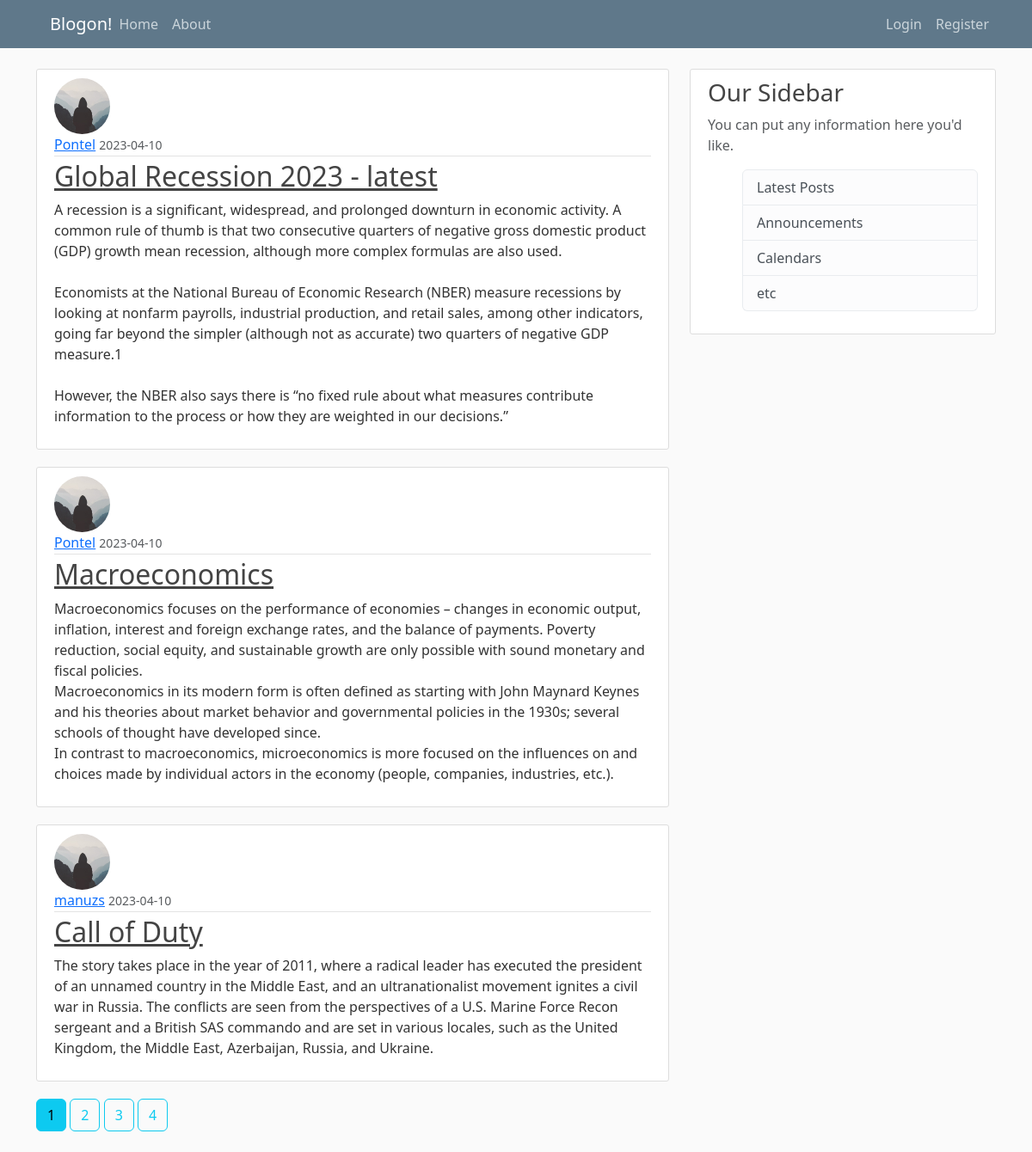
The page /home on the database its author committed.
### flaskblog/models.py (models this page shows, shortened)
class Post(db.Model):
    id = db.Column(db.Integer, primary_key = True)
    title = db.Column(db.String(100), nullable = False)
    date_posted = db.Column(db.DateTime, nullable = False, default = datetime.utcnow)
    content = db.Column(db.Text, nullable = False)
    user_id = db.Column(db.Integer, db.ForeignKey('user.id'), nullable = False)

class User(db.Model, UserMixin):
    id = db.Column(db.Integer, primary_key = True)
    username = db.Column(db.String(20), unique =True, nullable = False)
    email = db.Column(db.String(120), unique =True, nullable = False)
    image_file = db.Column(db.String(20), default = 'default.jpg')
    password = db.Column(db.String(60), nullable = False)
    posts = db.relationship('Post', backref = 'author', lazy = True)

### flaskblog/main/routes.py (the view)
@main.route("/")
@main.route("/home")
def home():
    page = request.args.get('page', 1, type=int)
    posts = Post.query.order_by(Post.date_posted.desc()).paginate(page = page, per_page = 3)
    return render_template('home.html', posts = posts)

### flaskblog/templates/home.html
{% extends "layout.html" %}
{% block content %}
    {% for post in posts.items %}
      <article class="media content-section">
        <img class="rounded-circle article-img" src="{{ url_for('static', filename = 'profile_pics/' + post.author.image_file) }}">
        <div class="media-body">
          <div class="article-metadata">
            <a class="mr-2" href="{{url_for('users.user_posts',username = post.author.username)}}">{{ post.author.username }}</a>
            <small class="text-muted">{{ post.date_posted.strftime('%Y-%m-%d')}}</small>
          </div>
          <h2><a class="article-title" href="{{url_for('posts.post', post_id = post.id)}}">{{ post.title }}</a></h2>
          <p class="article-content">{{ post.content }}</p>
        </div>
      </article>
    {% endfor %}
    {% for page_num in posts.iter_pages(left_edge=1, right_edge=1, left_current=1, right_current=2) %}
      {% if page_num %}
        {% if posts.page == page_num %}
          <a class="btn btn-info mb-4" href="{{url_for('main.home', page = page_num)}}"> {{page_num}} </a>
        {% else %}
        <a class="btn btn-outline-info mb-4" href="{{url_for('main.home', page = page_num)}}"> {{page_num}} </a>
        {% endif %}
      {% else %}
        ...
      {% endif %}
    {% endfor %}
{% endblock content %}

### flaskblog/static/main.css (style rules this page uses)
body { background: #fafafa; color: #333333; margin-top: 5rem; }
h1, h2, h3, h4, h5, h6 { color: #444444; }
.content-section { background: #ffffff; padding: 10px 20px; border: 1px solid #dddddd; border-radius: 3px; margin-bottom: 20px; }
.article-title { color: #444444; }
.article-content { white-space: pre-line; }
.article-img { height: 65px; width: 65px; margin-right: 16px; }
.article-metadata { padding-bottom: 1px; margin-bottom: 4px; border-bottom: 1px solid #e3e3e3 }

### rows shown on the page
Post: image_file (placeholder picture), author.username "Pontel", date_posted "2023-04-10", title "Global Recession 2023 - latest", content "A recession is a significant, widespread, and prolonged downturn in economic activity. A common rule of thumb is that two consecutive quarters of negative gross domestic product (GDP) growth mean recession, although more complex formulas are also used. Economists at the National Bureau of Economic Research (NBER) measure recessions by looking at nonfarm payrolls, industrial production, and retail sales, among other indicators, going far beyond the simpler (although not as accurate) two quarters of negative GDP measure.1 However, the NBER also says there is “no fixed rule about what measures contribute information to the process or how they are weighted in our decisions.”"
Post: image_file (placeholder picture), author.username "Pontel", date_posted "2023-04-10", title "Macroeconomics", content "Macroeconomics focuses on the performance of economies – changes in economic output, inflation, interest and foreign exchange rates, and the balance of payments. Poverty reduction, social equity, and sustainable growth are only possible with sound monetary and fiscal policies. Macroeconomics in its modern form is often defined as starting with John Maynard Keynes and his theories about market behavior and governmental policies in the 1930s; several schools of thought have developed since. In contrast to macroeconomics, microeconomics is more focused on the influences on and choices made by individual actors in the economy (people, companies, industries, etc.)."
Post: image_file (placeholder picture), author.username "manuzs", date_posted "2023-04-10", title "Call of Duty", content "The story takes place in the year of 2011, where a radical leader has executed the president of an unnamed country in the Middle East, and an ultranationalist movement ignites a civil war in Russia. The conflicts are seen from the perspectives of a U.S. Marine Force Recon sergeant and a British SAS commando and are set in various locales, such as the United Kingdom, the Middle East, Azerbaijan, Russia, and Ukraine."

### other values the page prints
{{ page_num }} "1"
{{ page_num }} "2" "3" "4"
